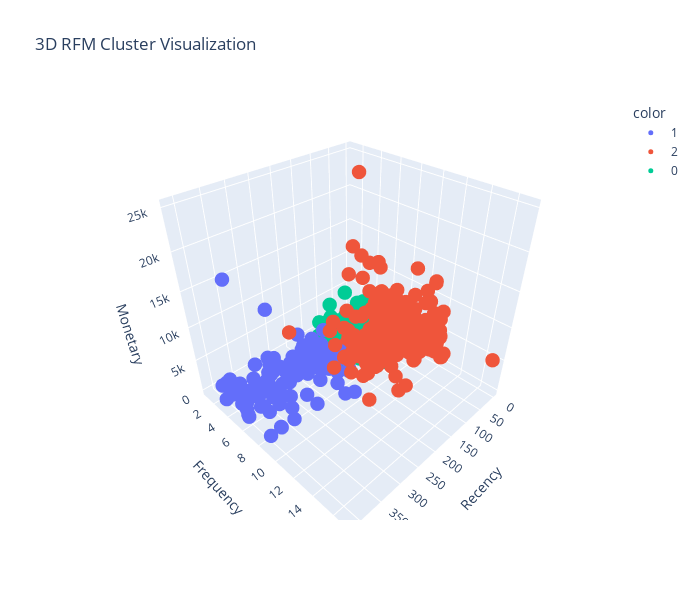

The cell this chart's notebook holds for it:
### Code cell
import plotly.express as px

# Use your RFM clustered DataFrame
df = rfm_clean.copy()

# 3D Scatter plot
fig = px.scatter_3d(
    df,
    x="Recency",
    y="Frequency",
    z="Monetary",
    color=df["Cluster"].astype(str),  # ensure clusters are treated as categories
    category_orders={"Cluster": [str(c) for c in sorted(df["Cluster"].unique())]},
    width=700,
    height=600,
    title="3D RFM Cluster Visualization",
    labels={"Recency":"Recency", "Frequency":"Frequency", "Monetary":"Monetary", "Cluster":"Cluster"}
)

fig.update_traces(marker=dict(size=5))  # adjust marker size
fig.show()

### Figure 1 — Plotly figure (JSON) as saved in the notebook; plotly's stock layout.template omitted (floating-point values rounded to 4 significant figures; data arrays with more than 128 entries replaced by an {"elided": "..."} marker saying what was removed)
{"data": [{"hovertemplate": "color=1<br>Recency=%{x}<br>Frequency=%{y}<br>Monetary=%{z}<extra></extra>", "legendgroup": "1", "marker": {"color": "#636efa", "size": 5, "symbol": "circle"}, "mode": "markers", "name": "1", "scene": "scene", "showlegend": true, "type": "scatter3d", "x": [185, 260, 233, 283, 279, 231, 411, 193, 279, 328, 255, 308, 219, 266, 337, 303, 335, 213, 204, 402, 400, 339, 366, 386, 233, 255, 353, 242, 265, 188, 278, 218, 359, 218, 243, 218, 406, 303, 288, 185, 213, 363, 388, 248, 410, 391, 176, 395, 301, 194, 226, 224, 405, 288, 216, 297, 408, 290, 296, 392, 240, 386, 250, 392, 179, 206, 187, 400, 190, 370, 265, 377, 241, 181, 204, 283, 225, 205, 184, 190, 245, 407, 211, 411, 197, 387, 237, 370, 303, 391, 346, 300, 202, 184, 227, 254, 328, 387, 321, 350, 286, 400, 338, 345, 351, 194, 358, 227, 239, 184, 407, 287, 222, 203], "y": [5, 4, 3, 5, 5, 5, 12, 7, 2, 6, 6, 4, 10, 2, 5, 6, 5, 3, 6, 5, 5, 3, 1, 5, 5, 5, 4, 5, 5, 4, 6, 7, 9, 5, 7, 8, 6, 4, 4, 7, 4, 3, 2, 4, 3, 7, 1, 11, 3, 6, 5, 6, 4, 3, 5, 9, 6, 5, 3, 7, 4, 9, 6, 5, 6, 3, 6, 5, 4, 5, 1, 4, 4, 2, 4, 6, 5, 5, 6, 7, 10, 6, 5, 9, 6, 3, 7, 6, 5, 8, 6, 1, 3, 8, 3, 5, 6, 9, 9, 7, 5, 5, 5, 5, 4, 5, 2, 5, 5, 8, 3, 5, 4, 5], "z": [5564.0, 1791.0, 925.8, 657.3, 2583.0, 2495.0, 7888.0, 584.6, 320.5, 658.5, 1728.0, 11790.0, 1339.0, 949.4, 2568.0, 2187.0, 1523.0, 385.5, 1738.0, 1680.0, 1861.0, 1149.0, 16.52, 2306.0, 844.5, 2831.0, 156.8, 2839.0, 1081.0, 1712.0, 4933.0, 2140.0, 5481.0, 5272.0, 1205.0, 684.2, 825.9, 2162.0, 2199.0, 3889.0, 2271.0, 79.75, 1361.0, 736.3, 2873.0, 4930.0, 1058.0, 7611.0, 695.4, 1389.0, 955.1, 1507.0, 2256.0, 383.8, 1091.0, 1569.0, 2121.0, 2244.0, 88.47, 3057.0, 318.2, 1740.0, 2741.0, 1347.0, 2845.0, 1259.0, 2453.0, 4432.0, 795.2, 1582.0, 16.74, 400.0, 1032.0, 154.3, 1319.0, 2565.0, 2461.0, 1822.0, 2893.0, 2673.0, 2162.0, 1229.0, 2367.0, 1568.0, 2770.0, 1405.0, 6844.0, 966.4, 876.7, 3309.0, 1453.0, 98.35, 1348.0, 1885.0, 47.95, 1319.0, 1306.0, 1872.0, 4105.0, 1602.0, 1388.0, 19050.0, 3058.0, 2423.0, 1937.0, 675.9, 4.833, 974.8, 3368.0, 1427.0, 439.5, 427.4, 1056.0, 1494.0]}, {"hovertemplate": "color=2<br>Recency=%{x}<br>Frequency=%{y}<br>Monetary=%{z}<extra></extra>", "legendgroup": "2", "marker": {"color": "#EF553B", "size": 5, "symbol": "circle"}, "mode": "markers", "name": "2", "scene": "scene", "showlegend": true, "type": "scatter3d", "x": {"elided": "264 int values"}, "y": {"elided": "264 int values"}, "z": {"elided": "264 float values"}}, {"hovertemplate": "color=0<br>Recency=%{x}<br>Frequency=%{y}<br>Monetary=%{z}<extra></extra>", "legendgroup": "0", "marker": {"color": "#00cc96", "size": 5, "symbol": "circle"}, "mode": "markers", "name": "0", "scene": "scene", "showlegend": true, "type": "scatter3d", "x": {"elided": "341 int values"}, "y": {"elided": "341 int values"}, "z": {"elided": "341 float values"}}], "layout": {"height": 600, "legend": {"title": {"text": "color"}, "tracegroupgap": 0}, "scene": {"domain": {"x": [0, 1], "y": [0, 1]}, "xaxis": {"title": {"text": "Recency"}}, "yaxis": {"title": {"text": "Frequency"}}, "zaxis": {"title": {"text": "Monetary"}}}, "title": {"text": "3D RFM Cluster Visualization"}, "width": 700}}
